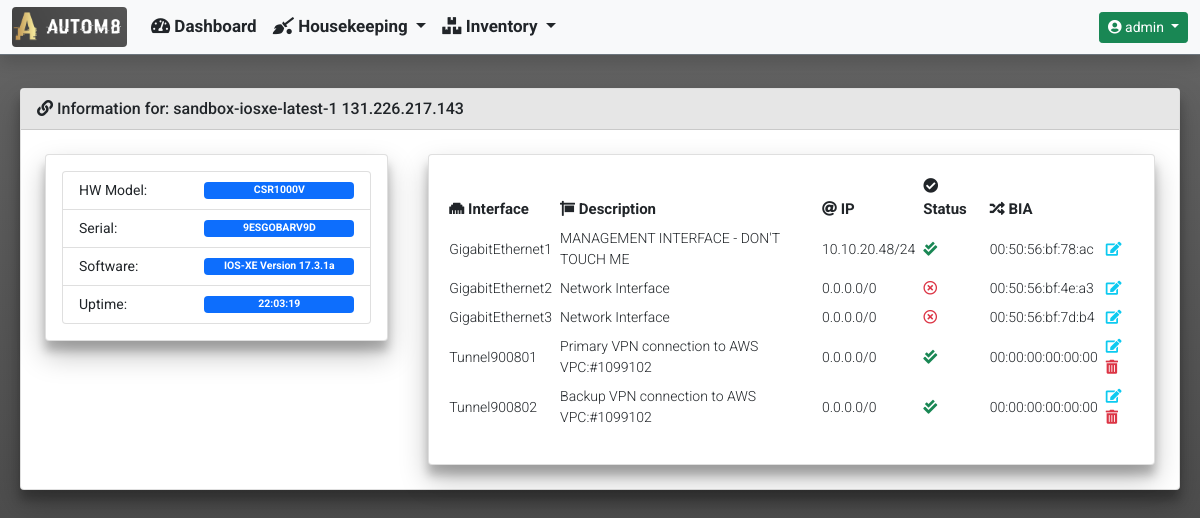
Before: /inventory/device_detailed_information/87/ (signed in) with the older database file.
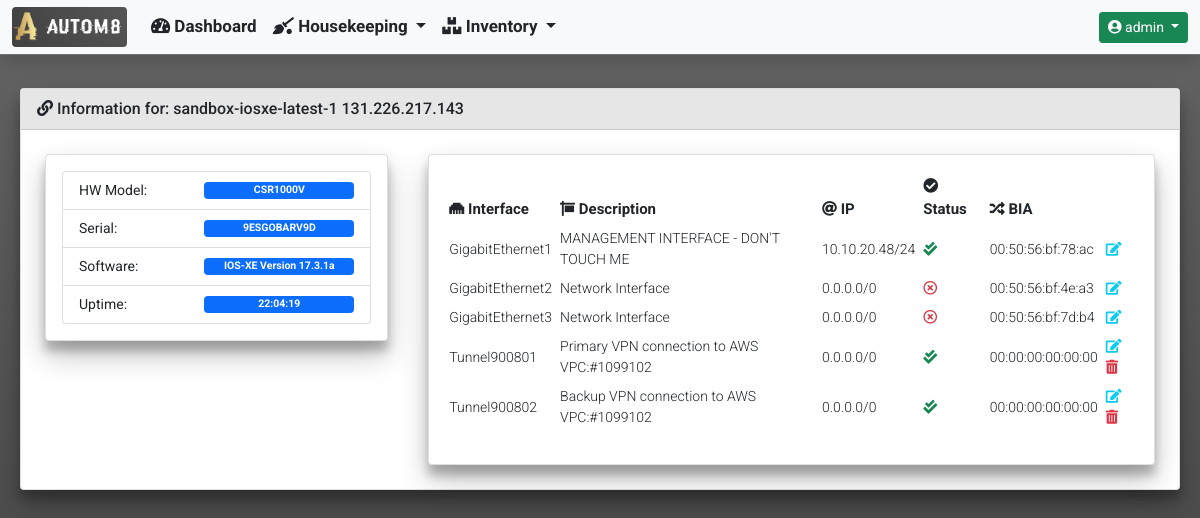
After: the same page with the newer database file.
### inventory/models.py (models this page shows)
class Device(models.Model):
    hostname = models.CharField(unique=True, max_length=255)
    mgmt_ip = models.GenericIPAddressField(unique=True, max_length=12)
    username = models.CharField(blank=True, null=True, max_length=255)
    password = models.CharField(blank=True, null=True, max_length=255)
    software_version = models.CharField(blank=True, null=True, max_length=255)
    serial_number = models.CharField(blank=True, null=True, max_length=255)
    vendor = models.CharField(max_length=255)
    description = models.CharField(blank=True, null=True, max_length=255)
    hardware_model = models.CharField(blank=True, null=True, max_length=255)
    rest_conf_enabled = models.BooleanField(blank=True, null=True)
    device_uptime = models.CharField(blank=True, null=True, max_length=255)
    last_polled = models.DateTimeField(blank=True, null=True)
    date_added = models.DateTimeField(default=timezone.now())

class DeviceInterfaces(models.Model):
    device_id = models.ForeignKey(Device, null=True, on_delete=models.CASCADE)
    name = models.CharField(blank=True, null=True, max_length=255)
    interface_type = models.CharField(blank=True, null=True, max_length=255)
    description = models.CharField(blank=True, null=True, max_length=255)
    ipv4_address = models.GenericIPAddressField(
        blank=True, null=True, max_length=12)
    ipv4_subnet_mask = models.CharField(blank=True, null=True, max_length=12)
    admin_status = models.CharField(blank=True, null=True, max_length=255)
    oper_status = models.CharField(blank=True, null=True, max_length=255)
    phys_address = models.CharField(blank=True, null=True, max_length=255)

### inventory/views.py (the view)
def device_detailed_information(request, device_id):
    device = Device.objects.get(pk=device_id)
    context = {
        'title': 'Device Detailed Information',
        'card_header': f'Information for: {device.hostname} {device.mgmt_ip}',
        'data': {
            'version': device,
            'interfaces': DeviceInterfaces.objects.filter(device_id=device_id)
        }
    }
    return render(
        request,
        'inventory/device_detailed_information.html',
        context
    )

### templates/inventory/device_detailed_information.html
{% extends "base_template/base.html"%}
{% block content %}
<div class="row">
    <div class="col-md-4">
        <div class="card">
            <div class="card-body">
                <ul class="list-group">
                    <li class="list-group-item d-flex justify-content-between align-items-center">
                        HW Model:
                        <span class="badge bg-primary" style="width: 150px">{{ data.version.hardware_model }}</span>
                    </li>
                    <li class="list-group-item d-flex justify-content-between align-items-center">
                        Serial:
                        <span class="badge bg-primary" style="width: 150px">{{ data.version.serial_number }}</span>
                    </li>
                    <li class="list-group-item d-flex justify-content-between align-items-center">
                        Software:
                        <span class="badge bg-primary" style="width: 150px">{{ data.version.software_version }}</span>
                    </li>
                    <li class="list-group-item d-flex justify-content-between align-items-center">
                        Uptime:
                        <span class="badge bg-primary" style="width: 150px">{{ data.version.device_uptime }}</span>
                    </li>
                </ul>
            </div>
        </div>
    </div>
    <div class="col-md-8">
        <div class="card">
            <div class="card-body">
                <div class="table-responsive rounded">
                    <table id="InterfaceList" class="table table-sm table-hover table-borderless align-middle"
                        style="width:100%">
                        <thead>
                            <tr>
                                <th><i class="fas fa-ethernet"></i> Interface</th>
                                <th><i class="fas fa-sign"></i> Description</th>
                                <th><i class="fas fa-at"></i> IP</th>
                                <th><i class="fas fa-check-circle"></i> Status</th>
                                <th><i class="fas fa-random"></i> BIA</th>
                                <th></th>
                            </tr>
                        </thead>
                        <tbody>
                            {% for interface in data.interfaces %}
                            <tr>
                                <td>{{ interface.name }}</td>
                                {% if interface.description %}
                                <td>{{ interface.description }}</td>
                                {% else %}
                                <td>N/A</td>
                                {% endif %}
                                {% if interface.ipv4_address %}
                                <td>{{ interface.ipv4_address }}/{{ interface.ipv4_subnet_mask }}</td>
                                {% else %}
                                <td>0.0.0.0/0</td>
                                {% endif %}
                                {% if 'up' in interface.admin_status and 'up' in interface.oper_status %}
                                <td><i class="fas fa-check-double text-success blink"></i></td>
                                {% else %}
                                <td><i class="far fa-times-circle text-danger blink"></i></td>
                                {% endif %}
                                {% if interface.phys_address %}
                                <td>{{ interface.phys_address }} </td>
                                {% else %}
                                <td>N/A</td>
                                {% endif %}
                                <td>
                                    <a class="text-decoration-none"
                                        href="{% url 'inventory:device_interface_edit' interface.name %}"
                                        data-bs-toggle="tooltip" title="Edit">
                                        <i class="fas fa-edit text-info"></i>
                                    </a>
                                    {% if interface.interface_type != 'iana-if-type:ethernetCsmacd' %}
                                    <a class="text-decoration-none"
                                        href="{% url 'inventory:device_interface_delete' interface.name %}"
                                        data-bs-toggle="tooltip" title="Delete">
                                        <i class="fas fa-trash-alt text-danger"></i>
                                    </a>
                                    {% endif %}
                                </td>
                                {% endfor %}
                            </tr>
                        </tbody>
                    </table>
                </div>
            </div>
        </div>
    </div>
</div>
{% endblock %}

Changed rows visible on the page:
changed Device "CSR1000V": version.device_uptime "22:03:19" → "22:04:19"
